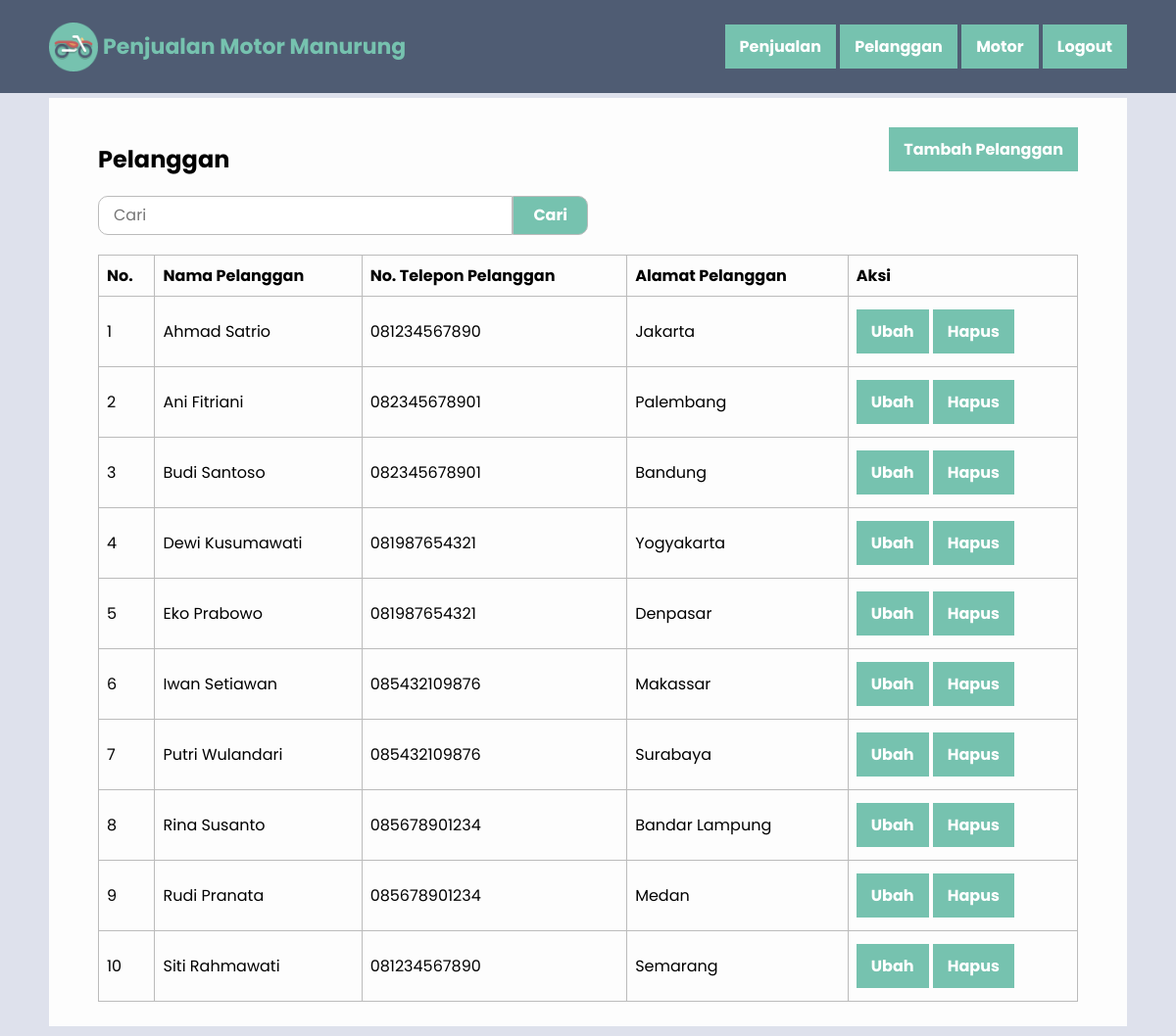
Page /pelanggan.php (signed in) on the committed database.
### tables this page shows
CREATE TABLE `pelanggan` (
  `id_pelanggan` int(11) NOT NULL,
  `nama_pelanggan` varchar(100) NOT NULL,
  `no_telepon_pelanggan` varchar(20) NOT NULL,
  `alamat_pelanggan` text NOT NULL
);

### pelanggan.php (the view, shortened to what this page needs)
<?php
    require_once 'koneksi.php';
    $pelanggan = mysqli_query($koneksi, "SELECT * FROM pelanggan ORDER BY nama_pelanggan ASC");
?>
<html>
<head>
    <?php include_once 'head.php'; ?>
</head>
<body>
    <?php include_once 'navbar.php'; ?>
    <div class="container anti-navbar">
        <div class="bg-table">
            <div class="head-left">
                <h2>Pelanggan</h2>
            </div>
            <div class="head-right">
                <a href="tambah_pelanggan.php" class="button">Tambah Pelanggan</a>
            </div>
            <form method="post" class="clear form-cari">
                <input class="input" type="text" id="cari" name="cari" placeholder="Cari" required value="<?= (isset($_POST['cari'])) ? $_POST['cari'] : ''; ?>">
                <button type="submit" class="button align-right" name="btnCari">Cari</button>
            </form>
            <div class="table-responsive">
                <table border="1" cellpadding="10" cellspacing="0">
                    <tr>
                        <th>No.</th>
                        <th>Nama Pelanggan</th>
                        <th>No. Telepon Pelanggan</th>
                        <th>Alamat Pelanggan</th>
                        <th>Aksi</th>
                    </tr>
                    <?php $i = 1; ?>
                    <?php foreach ($pelanggan as $data_pelanggan): ?>
                        <tr>
                            <td><?= $i++; ?></td>
                            <td><?= $data_pelanggan['nama_pelanggan']; ?></td>
                            <td><?= $data_pelanggan['no_telepon_pelanggan']; ?></td>
                            <td><?= $data_pelanggan['alamat_pelanggan']; ?></td>
                            <td>
                                <a class="button" href="ubah_pelanggan.php?id_pelanggan=<?= $data_pelanggan['id_pelanggan']; ?>">Ubah</a>
                                <a class="button" onclick="return confirm('Apakah Anda yakin ingin menghapus pelanggan <?= $data_pelanggan['nama_pelanggan']; ?>?')" href="hapus_pelanggan.php?id_pelanggan=<?= $data_pelanggan['id_pelanggan']; ?>">Hapus</a>
                            </td>
                        </tr>
                    <?php endforeach ?>
                </table>
            </div>
        </div>
    </div>
</body>
</html>

### style.css (style rules this page uses)
* { font-family: 'Poppins', sans-serif; }
body { background-color: #dee1ec; margin: 0; padding: 0; }
.container { padding: 10px 50px; }
.anti-navbar { padding-top: 100px; }
.button { margin-top: 5px; margin-bottom: 5px; display: inline-block; padding: 10px 15px; background-color: #76C2AF; color: #fff; text-decoration: none; border: none; text-align: center; transition: all 0.2s ease-in-out; font-weight: bold; font-size: 16px; }
.label, .input { display: block; width: 100%; }
.input { margin-top: 5px; margin-bottom: 15px; padding: 10px; font-size: 16px; border: 1px solid #eaeaea; }
.align-right { display: block; margin-left: auto; }
.clear { clear: both; }
.form-cari { margin-top: 20px; margin-bottom: 20px; display: flex; justify-content: center; width: 50%; }
.form-cari input { border: 1px solid #bbb; border-radius: 10px 0 0 10px; height: 40px; margin: 0; padding: 15px; }
.form-cari button { border: 1px solid #bbb; border-radius: 0 10px 10px 0; height: 40px; margin: 0; padding: 0 20px; }
.bg-table { padding: 25px 50px; background-color: #fdfdfd; }
.table-responsive { overflow-x: auto; }
.table-responsive table { width: 100%; border-collapse: collapse; }
.table-responsive th, .table-responsive td { padding: 8px; text-align: left; border: 1px solid #bbb; }
.head-left { float: left; margin: auto; }
.head-right { float: right; margin: auto; }

### rows in the picture
pelanggan: nama_pelanggan "Ahmad Satrio", no_telepon_pelanggan "081234567890", alamat_pelanggan "Jakarta"
pelanggan: nama_pelanggan "Ani Fitriani", no_telepon_pelanggan "082345678901", alamat_pelanggan "Palembang"
pelanggan: nama_pelanggan "Budi Santoso", no_telepon_pelanggan "082345678901", alamat_pelanggan "Bandung"
pelanggan: nama_pelanggan "Dewi Kusumawati", no_telepon_pelanggan "081987654321", alamat_pelanggan "Yogyakarta"
pelanggan: nama_pelanggan "Eko Prabowo", no_telepon_pelanggan "081987654321", alamat_pelanggan "Denpasar"
pelanggan: nama_pelanggan "Iwan Setiawan", no_telepon_pelanggan "085432109876", alamat_pelanggan "Makassar"
pelanggan: nama_pelanggan "Putri Wulandari", no_telepon_pelanggan "085432109876", alamat_pelanggan "Surabaya"
pelanggan: nama_pelanggan "Rina Susanto", no_telepon_pelanggan "085678901234", alamat_pelanggan "Bandar Lampung"
pelanggan: nama_pelanggan "Rudi Pranata", no_telepon_pelanggan "085678901234", alamat_pelanggan "Medan"
pelanggan: nama_pelanggan "Siti Rahmawati", no_telepon_pelanggan "081234567890", alamat_pelanggan "Semarang"
